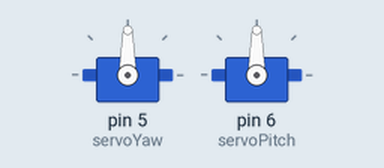
Simulated run of this sketch. Board: Arduino Uno, built with avr-gcc and run on an emulated ATmega328P. Shown: 2 × servo.

Above: at 0.05 s.
At 0.7 s:
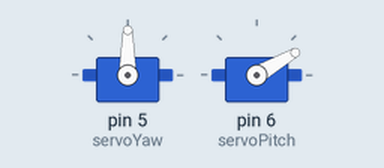
At 1.35 s:
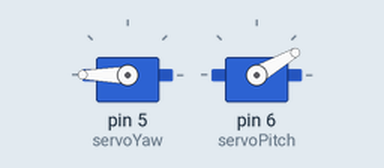
At 2.65 s:
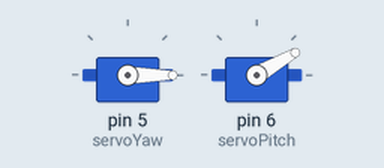
Timing chart, 0 to 6.1 s (numbered marks = the images above):
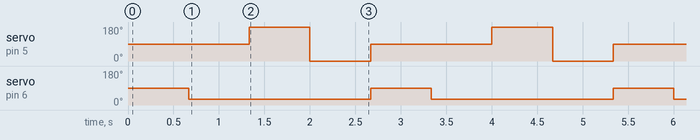

Measured:
- by itself, servo on pin 5 (servoYaw): repeats every 2.7 s: 0° 0.67 s, 90° 1.3 s, 180° 0.67 s
- by itself, servo on pin 6 (servoPitch): alternates 90° for 0.67 s and 30° for 2.0 s

The sketch:

ConductorBot.ino
```cpp
#include <Servo.h>

#define PITCH_UP 90
#define PITCH_DOWN 30
#define YAW_LEFT 180
#define YAW_RIGHT 0
#define YAW_MIDDLE 90

Servo servoYaw;
Servo servoPitch;

void setup() {
  servoYaw.attach(5);
  servoPitch.attach(6);
}


void loop() {
  int timing = 667;
  servoYaw.write(YAW_MIDDLE);
  servoPitch.write(PITCH_UP);
  delay(timing);
  servoPitch.write(PITCH_DOWN);
  delay(timing);
  servoYaw.write(YAW_LEFT);
  delay(timing);
  servoYaw.write(YAW_RIGHT);
  delay(timing);
}
```
